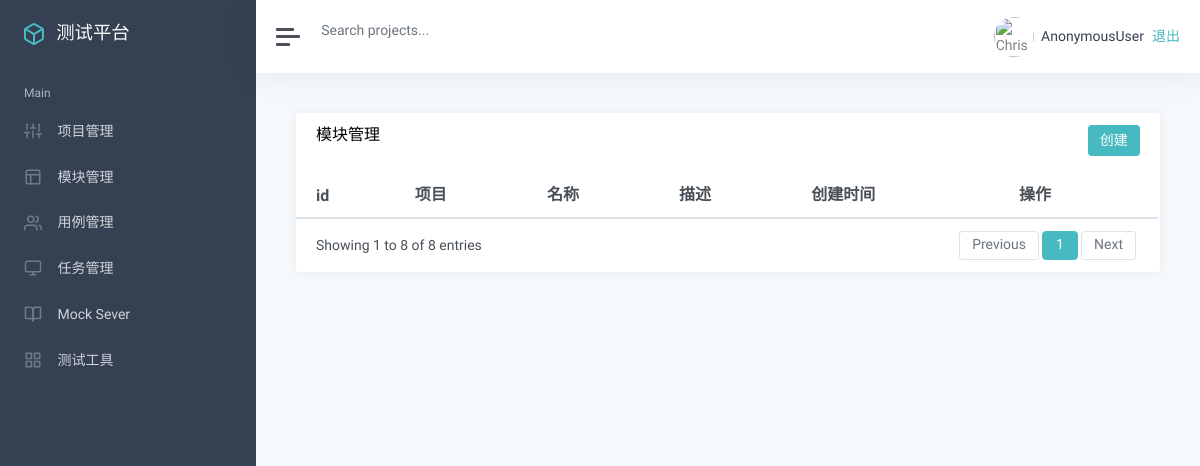
/manage/2/, run on an earlier commit of the app's database.
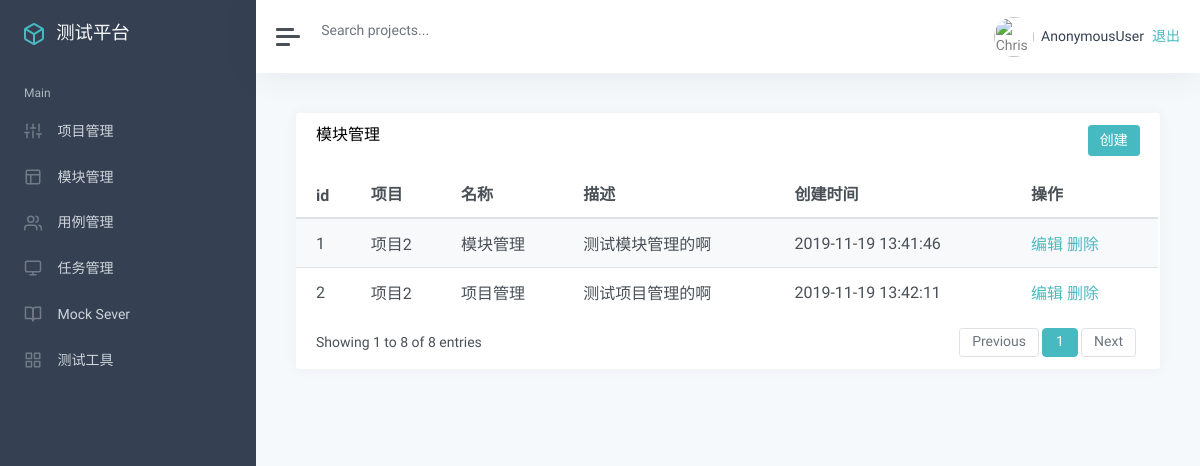
And on a later commit of the database.
### app_manage/models.py (models this page shows, shortened)
class Module(models.Model):
    project = models.ForeignKey(Project, on_delete=models.CASCADE)
    name = models.CharField("名称", max_length=100, null=False, default='')
    describe = models.TextField("描述", default="")
    update_time = models.DateTimeField("更新时间", auto_now=True)
    create_time = models.DateTimeField("创建时间", auto_now_add=True)

class Project(models.Model):
    name = models.CharField("名称", max_length=100, null=False, default='')
    describe = models.TextField("描述", default="")
    status = models.BooleanField("状态", default=True)
    update_time = models.DateTimeField("更新时间", auto_now=True)
    create_time = models.DateTimeField("创建时间", auto_now_add=True)
    def __str__(self):
        return self.name

### app_manage/views/module_view.py (the view)
# urls.py: path('2/', module_view.list_module),
def list_module(request):
    module_list = Module.objects.all()
    return render(request, 'module/list.html', {
        'modules':module_list
    })

### templates/module/list.html (shortened to what this page needs)
{% extends "manage.html" %}
{% block manage %}
<div class="card flex-fill">
    <div class="card-header">
        <h5 class="card-title mb-0" style="float:left">模块管理</h5>
        <button onclick="add()" type="button" class="btn btn-primary" style="float:right">创建</button>
    </div>
    <div id="datatables-dashboard-traffic_wrapper" class="dataTables_wrapper dt-bootstrap4 no-footer">
        <div class="row">
            <div class="col-sm-12">
                <table id="datatables-dashboard-traffic" class="table table-striped my-0 dataTable no-footer"
                    role="grid" aria-describedby="datatables-dashboard-traffic_info">
                    <thead>
                        <tr role="row">
                            <th>id</th>
                            <th>项目</th>
                            <th>名称</th>
                            <th>描述</th>
                            <th>创建时间</th>
                            <th>操作</th>
                        </tr>
                    </thead>
                    <tbody>
                        {% for m in modules %}
                        <tr role="row" class="odd">
                            <td>{{ m.id }}</td>
                            <td>{{ m.project }}</td>
                            <td>{{ m.name }}</td>
                            <td>{{ m.describe }}</td>
                            <td>{{ m.create_time |date:"Y-m-d H:i:s"}}</td>
                            <td>
                                <a href="/project/edit/{{p.id}}/">编辑</a>
                                <a href="/project/delete/{{p.id}}/">删除</a>
                            </td>
                        </tr>
                        {% endfor %}
                    </tbody>
                </table>
            </div>
        </div>
        <div class="row">
            <div class="col-sm-12 col-md-5">
                <div class="dataTables_info" id="datatables-dashboard-traffic_info" role="status" aria-live="polite">
                    Showing 1 to 8 of 8 entries
                </div>
            </div>
            <div class="col-sm-12 col-md-7">
                <div class="dataTables_paginate paging_simple_numbers" id="datatables-dashboard-traffic_paginate">
                    <ul class="pagination">
                        <li class="paginate_button page-item previous disabled"
                            id="datatables-dashboard-traffic_previous">
                            <a href="#" aria-controls="datatables-dashboard-traffic" data-dt-idx="0" tabindex="0"
                                class="page-link">Previous</a>
                        </li>
                        <li class="paginate_button page-item active">
                            <a href="#" aria-controls="datatables-dashboard-traffic" data-dt-idx="1" tabindex="0"
                                class="page-link">1</a>
                        </li>
                        <li class="paginate_button page-item next disabled" id="datatables-dashboard-traffic_next">
                            <a href="#" aria-controls="datatables-dashboard-traffic" data-dt-idx="2" tabindex="0"
                                class="page-link">Next</a>
                        </li>
                    </ul>
                </div>
            </div>
        </div>
    </div>
</div>
{% endblock %}

What changed in the data, as far as the page shows it:
added Module: id "1", project "项目2", name "模块管理", describe "测试模块管理的啊", create_time "2019-11-19 13:41:46"
added Module: id "2", project "项目2", name "项目管理", describe "测试项目管理的啊", create_time "2019-11-19 13:42:11"
